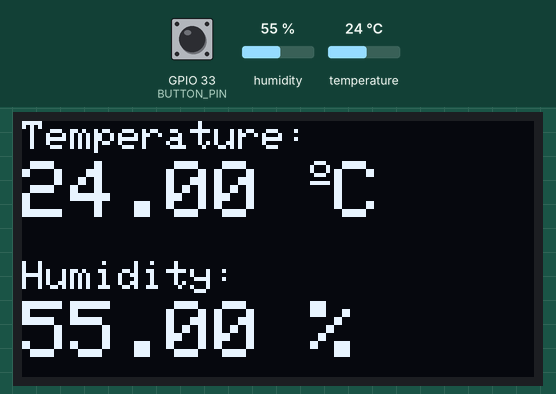
The program below on a simulated ESP32. Shown: 128×64 one-colour display. The inputs (shaded band) are chosen by the test bench; at power-on: humidity 55 %, GPIO 33 (BUTTON_PIN) HIGH, temperature 24 °C. What the program prints to the serial monitor is not drawn.

Above: at 2.7 s.
2.8 s: humidity set to 22 %
At 7.5 s:
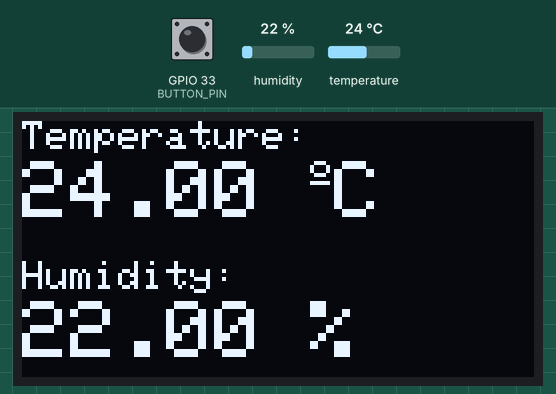
8.8 s: GPIO 33 (BUTTON_PIN) pulled LOW for 3 s
At 9.6 s:
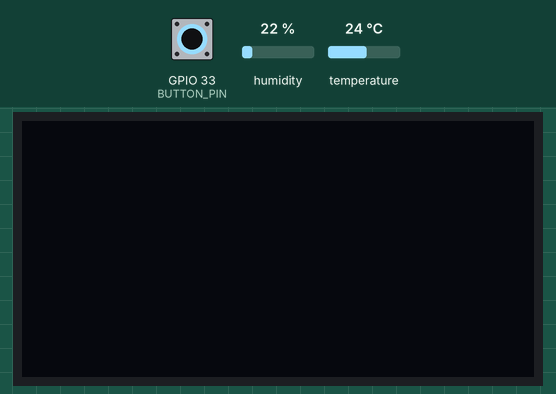
14.8 s: GPIO 33 (BUTTON_PIN) pulled LOW for 3 s
At 15.5 s:
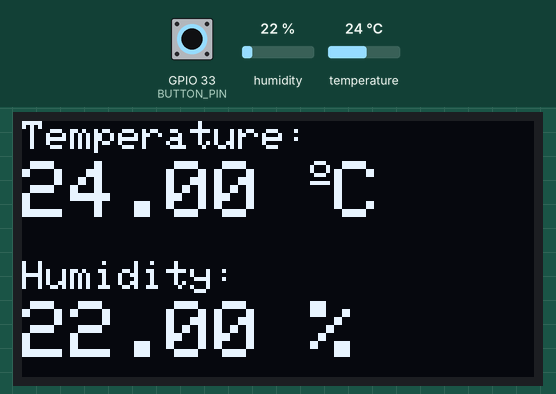
20.8 s: temperature set to 12 °C
At 25.7 s:
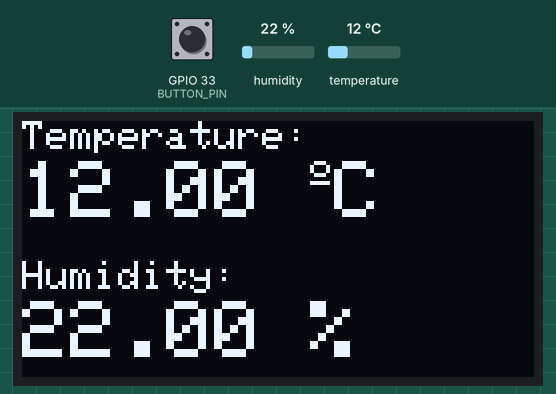
26.8 s: humidity set to 40 %
At 30.9 s:
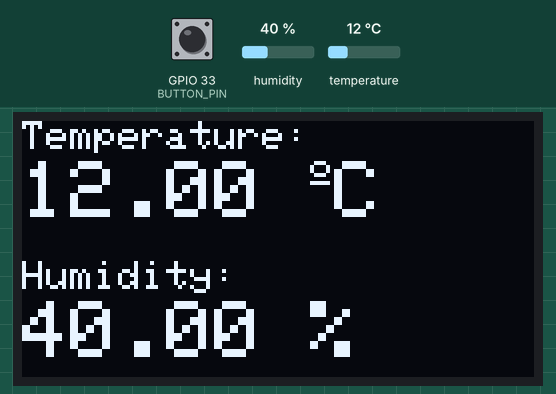
32.8 s: temperature set to 19 °C
At 36.1 s:
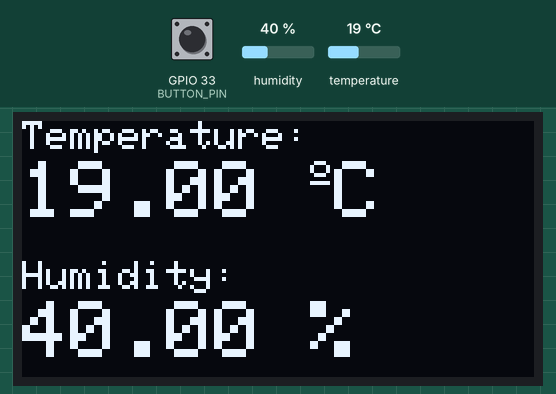
Timing chart, 0 to 37.6 s (numbered marks = the images above; inputs shaded):
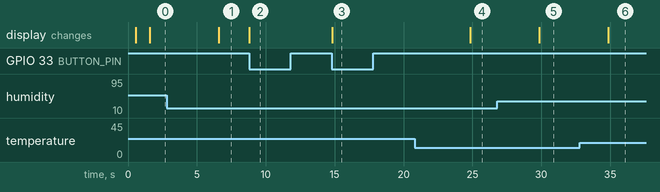

The program:

main.cpp
```cpp
#include <Arduino.h>
#include <Wire.h>
#include <Adafruit_GFX.h>
#include <Adafruit_SSD1306.h>
#include <Adafruit_Sensor.h>
#include <DHT.h>
#include <atomic>

#define SCREEN_WIDTH 128 // OLED display width, in pixels
#define SCREEN_HEIGHT 64 // OLED display height, in pixels
#define SCREEN_ADDR 0x3C // I2C address for the OLED display
#define BUTTON_PIN 33    // GPIO pin for button
#define DHT_QUEUE_SIZE 2 // Size of the DHT data queue
#define DHTPIN 14        // GPIO pin for DHT22 sensor
#define DHTTYPE DHT22    // DHT 22 (AM2302), AM2321

// Struct to hold DHT sensor data
struct DHTData
{
  float temperature;
  float humidity;
};

// Create display object
Adafruit_SSD1306 display(SCREEN_WIDTH, SCREEN_HEIGHT, &Wire, -1);
const unsigned long displayTaskInterval = 2000;
TaskHandle_t displayTaskHandle = NULL;

// Flags and variables for button handling
bool turnOff = true;
std::atomic<bool> buttonPressed{false};
const unsigned long DEBOUNCE_DELAY = 50;
volatile unsigned long lastPressedTime = 0;

// DHT Sensor setup
DHT dht(DHTPIN, DHTTYPE);
const long dhtReadingInterval = 5000;
TaskHandle_t dhtTaskHandle = NULL;
QueueHandle_t dhtDataQueue = NULL;

// Minimal ISR - just set a flag
void ARDUINO_ISR_ATTR handleButtonPress()
{
  unsigned long currentTime = millis();
  if (currentTime - lastPressedTime > DEBOUNCE_DELAY)
  {
    buttonPressed = true;
    lastPressedTime = currentTime;
  }
}

// Handle button press work outside ISR
void handleButtonAction()
{
  if (turnOff)
  {
    Serial.println(F("Suspending tasks and turning off display."));
    vTaskSuspend(dhtTaskHandle);
    vTaskSuspend(displayTaskHandle);
    display.ssd1306_command(SSD1306_DISPLAYOFF);
  }
  else
  {
    Serial.println(F("Resuming tasks and turning on display."));
    display.ssd1306_command(SSD1306_DISPLAYON);
    vTaskResume(displayTaskHandle);
    vTaskResume(dhtTaskHandle);
  }
  turnOff = !turnOff;
}

void displayTemperatureAndHumidity(void *pvParameters)
{
  for (;;)
  {
    DHTData dhtData;
    if (xQueueReceive(dhtDataQueue, &dhtData, portMAX_DELAY) == pdTRUE) // Wait indefinitely for data
    {
      display.clearDisplay();

      // display temperature
      display.setTextSize(1);
      display.setCursor(0, 0);
      display.print("Temperature: ");
      display.setTextSize(2);
      display.setCursor(0, 10);
      display.print(dhtData.temperature);
      display.print(" ");
      display.setTextSize(1);
      display.cp437(true);
      display.write(167);
      display.setTextSize(2);
      display.print("C");

      // display humidity
      display.setTextSize(1);
      display.setCursor(0, 35);
      display.print("Humidity: ");
      display.setTextSize(2);
      display.setCursor(0, 45);
      display.print(dhtData.humidity);
      display.print(" %");

      display.display();
    }
    vTaskDelay(displayTaskInterval / portTICK_PERIOD_MS);
  }
}

void readDHTSensor(void *pvParameters)
{
  for (;;)
  {
    float humidity = dht.readHumidity();
    float temperature = dht.readTemperature();

    if (!isnan(humidity) && !isnan(temperature))
    {
      DHTData dhtData = {temperature, humidity};
      xQueueSend(dhtDataQueue, &dhtData, portMAX_DELAY); // Send data to the queue and wait indefinitely if the queue is full
    }
    else
    {
      Serial.println(F("Failed to read from DHT sensor!"));
    }

    vTaskDelay(dhtReadingInterval / portTICK_PERIOD_MS);
  }
}

void setup()
{
  Serial.begin(115200);
  dht.begin();

  if (!display.begin(SSD1306_SWITCHCAPVCC, SCREEN_ADDR))
  {
    Serial.println(F("SSD1306 allocation failed"));
    for (;;)
      ;
  }
  delay(500);
  display.clearDisplay();
  display.setTextSize(1);              // Normal 1:1 pixel scale
  display.setTextColor(SSD1306_WHITE); // Draw white text
  display.setCursor(0, 0);             // Start at top-left corner
  display.println(F("Starting system..."));
  display.display();
  delay(1000);

  // Initialize button pin
  pinMode(BUTTON_PIN, INPUT_PULLUP); // Configure button pin with internal pull-up
  attachInterrupt(BUTTON_PIN, handleButtonPress, FALLING);

  // Create the DHT data queue
  dhtDataQueue = xQueueCreate(DHT_QUEUE_SIZE, sizeof(DHTData));
  if (dhtDataQueue == NULL)
  {
    Serial.println(F("Failed to create DHT data queue"));
    for (;;)
      ;
  }

  xTaskCreatePinnedToCore(
      displayTemperatureAndHumidity,   // Task function
      "DisplayTemperatureAndHumidity", // Name of the task
      4096,                            // Stack size
      NULL,                            // Parameter to pass
      1,                               // Task priority
      &displayTaskHandle,              // Task handle
      1);                              // Run on core 1

  xTaskCreatePinnedToCore(
      readDHTSensor,   // Task function
      "ReadDHTSensor", // Name of the task
      4096,            // Stack size
      NULL,            // Parameter to pass
      2,               // Task priority
      &dhtTaskHandle,  // Task handle
      1);              // Run on core 1
}

void loop()
{
  // Check if button was pressed and handle it in main loop
  if (buttonPressed)
  {
    buttonPressed = false;
    handleButtonAction();
  }
  delay(10); // Small delay to prevent loop from spinning too fast
}
```

Measured:
- after the input at 2.8 s, the display: changes after 3.8 s (image 1)
- after the input at 8.8 s, the display: changes at once (image 2)
- after the input at 14.8 s, the display: changes at once (image 3)
- after the input at 20.8 s, the display: changes after 4.0 s (image 4)
- after the input at 26.8 s, the display: changes after 3.1 s (image 5)
- after the input at 32.8 s, the display: changes after 2.1 s (image 6)
